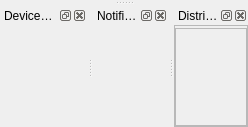
<?xml version="1.0" encoding="UTF-8"?>
<ui version="4.0">
 <class>CCockpitInfoAreaComponent</class>
 <widget class="QMainWindow" name="CCockpitInfoAreaComponent">
  <property name="geometry">
   <rect>
    <x>0</x>
    <y>0</y>
    <width>248</width>
    <height>123</height>
   </rect>
  </property>
  <property name="sizePolicy">
   <sizepolicy hsizetype="Preferred" vsizetype="Preferred">
    <horstretch>0</horstretch>
    <verstretch>0</verstretch>
   </sizepolicy>
  </property>
  <property name="windowTitle">
   <string>Cockpit info area</string>
  </property>
  <property name="animated">
   <bool>false</bool>
  </property>
  <property name="documentMode">
   <bool>false</bool>
  </property>
  <property name="dockOptions">
   <set>QMainWindow::AllowTabbedDocks|QMainWindow::ForceTabbedDocks</set>
  </property>
  <widget class="QWidget" name="qw_CockpitInfoAreaComComponentUsedAsPadding">
   <property name="minimumSize">
    <size>
     <width>0</width>
     <height>0</height>
    </size>
   </property>
   <property name="maximumSize">
    <size>
     <width>0</width>
     <height>3</height>
    </size>
   </property>
  </widget>
  <widget class="swift::gui::CDockWidgetInfoArea" name="dwp_DeviceVolume">
   <property name="floating">
    <bool>false</bool>
   </property>
   <property name="features">
    <set>QDockWidget::DockWidgetClosable|QDockWidget::DockWidgetFloatable</set>
   </property>
   <property name="allowedAreas">
    <set>Qt::BottomDockWidgetArea</set>
   </property>
   <property name="windowTitle">
    <string>Devices and volumes</string>
   </property>
   <attribute name="dockWidgetArea">
    <number>8</number>
   </attribute>
   <widget class="QWidget" name="qw_DeviceVolumeOuter">
    <layout class="QVBoxLayout" name="vl_CockpitVoiceRoomsOuter">
     <property name="spacing">
      <number>0</number>
     </property>
     <property name="leftMargin">
      <number>0</number>
     </property>
     <property name="topMargin">
      <number>0</number>
     </property>
     <property name="rightMargin">
      <number>0</number>
     </property>
     <property name="bottomMargin">
      <number>0</number>
     </property>
     <item>
      <widget class="QFrame" name="fr_DeviceVolumeInner">
       <property name="frameShape">
        <enum>QFrame::NoFrame</enum>
       </property>
       <property name="frameShadow">
        <enum>QFrame::Plain</enum>
       </property>
       <property name="lineWidth">
        <number>0</number>
       </property>
       <layout class="QVBoxLayout" name="vl_CockpitVOiceRoomsInner">
        <property name="spacing">
         <number>0</number>
        </property>
        <property name="leftMargin">
         <number>0</number>
        </property>
        <property name="topMargin">
         <number>2</number>
        </property>
        <property name="rightMargin">
         <number>0</number>
        </property>
        <property name="bottomMargin">
         <number>0</number>
        </property>
        <item>
         <widget class="QScrollArea" name="sa_DeviceVolume">
          <property name="frameShape">
           <enum>QFrame::NoFrame</enum>
          </property>
          <property name="horizontalScrollBarPolicy">
           <enum>Qt::ScrollBarAlwaysOff</enum>
          </property>
          <property name="widgetResizable">
           <bool>true</bool>
          </property>
          <widget class="QWidget" name="sa_DeviceVolumeContents">
           <property name="geometry">
            <rect>
             <x>0</x>
             <y>0</y>
             <width>320</width>
             <height>430</height>
            </rect>
           </property>
           <layout class="QVBoxLayout" name="vl_DeviceVolumeScrollContents">
            <property name="spacing">
             <number>0</number>
            </property>
            <property name="leftMargin">
             <number>0</number>
            </property>
            <property name="topMargin">
             <number>0</number>
            </property>
            <property name="rightMargin">
             <number>0</number>
            </property>
            <property name="bottomMargin">
             <number>0</number>
            </property>
            <item>
             <widget class="swift::gui::components::CAudioDeviceVolumeSetupComponent" name="comp_DeviceVolume"/>
            </item>
           </layout>
          </widget>
         </widget>
        </item>
       </layout>
      </widget>
     </item>
    </layout>
   </widget>
  </widget>
  <widget class="swift::gui::CDockWidgetInfoArea" name="dwp_AudioNotificaton">
   <property name="floating">
    <bool>false</bool>
   </property>
   <property name="features">
    <set>QDockWidget::DockWidgetClosable|QDockWidget::DockWidgetFloatable</set>
   </property>
   <property name="allowedAreas">
    <set>Qt::BottomDockWidgetArea</set>
   </property>
   <property name="windowTitle">
    <string>Notifications</string>
   </property>
   <attribute name="dockWidgetArea">
    <number>8</number>
   </attribute>
   <widget class="QWidget" name="qw_AudioNotificatonOuter">
    <layout class="QVBoxLayout" name="vl_AudioOuter">
     <property name="spacing">
      <number>0</number>
     </property>
     <property name="leftMargin">
      <number>0</number>
     </property>
     <property name="topMargin">
      <number>0</number>
     </property>
     <property name="rightMargin">
      <number>0</number>
     </property>
     <property name="bottomMargin">
      <number>0</number>
     </property>
     <item>
      <widget class="QFrame" name="fr_AudioNotificatonInner">
       <property name="frameShape">
        <enum>QFrame::NoFrame</enum>
       </property>
       <property name="frameShadow">
        <enum>QFrame::Plain</enum>
       </property>
       <property name="lineWidth">
        <number>0</number>
       </property>
       <layout class="QVBoxLayout" name="vl_AudioInner">
        <property name="spacing">
         <number>0</number>
        </property>
        <property name="leftMargin">
         <number>0</number>
        </property>
        <property name="topMargin">
         <number>2</number>
        </property>
        <property name="rightMargin">
         <number>0</number>
        </property>
        <property name="bottomMargin">
         <number>0</number>
        </property>
        <item>
         <widget class="swift::gui::components::CAudioNotificationComponent" name="comp_AudioNotificaton">
          <property name="minimumSize">
           <size>
            <width>0</width>
            <height>100</height>
           </size>
          </property>
          <property name="frameShadow">
           <enum>QFrame::Sunken</enum>
          </property>
         </widget>
        </item>
       </layout>
      </widget>
     </item>
    </layout>
   </widget>
  </widget>
  <widget class="swift::gui::CDockWidgetInfoArea" name="dwp_AudioAdv">
   <property name="allowedAreas">
    <set>Qt::BottomDockWidgetArea</set>
   </property>
   <property name="windowTitle">
    <string>Distributed audio</string>
   </property>
   <attribute name="dockWidgetArea">
    <number>8</number>
   </attribute>
   <widget class="QWidget" name="qw_AudioAdvOuter">
    <layout class="QVBoxLayout" name="vl_AudioAdvOuter">
     <property name="leftMargin">
      <number>0</number>
     </property>
     <property name="topMargin">
      <number>0</number>
     </property>
     <property name="rightMargin">
      <number>0</number>
     </property>
     <property name="bottomMargin">
      <number>0</number>
     </property>
     <item>
      <widget class="QFrame" name="fr_AudioAdvInner">
       <property name="frameShape">
        <enum>QFrame::StyledPanel</enum>
       </property>
       <property name="frameShadow">
        <enum>QFrame::Raised</enum>
       </property>
       <layout class="QVBoxLayout" name="vl_AudioAdvInner">
        <property name="leftMargin">
         <number>0</number>
        </property>
        <property name="topMargin">
         <number>2</number>
        </property>
        <property name="rightMargin">
         <number>0</number>
        </property>
        <property name="bottomMargin">
         <number>0</number>
        </property>
        <item>
         <widget class="swift::gui::components::CAudioAdvancedDistributedComponent" name="comp_AudioAdv">
          <property name="frameShape">
           <enum>QFrame::StyledPanel</enum>
          </property>
          <property name="frameShadow">
           <enum>QFrame::Raised</enum>
          </property>
         </widget>
        </item>
       </layout>
      </widget>
     </item>
    </layout>
   </widget>
  </widget>
 </widget>
 <customwidgets>
  <customwidget>
   <class>swift::gui::components::CAudioNotificationComponent</class>
   <extends>QFrame</extends>
   <header>gui/components/audionotificationcomponent.h</header>
   <container>1</container>
  </customwidget>
  <customwidget>
   <class>swift::gui::CDockWidgetInfoArea</class>
   <extends>QDockWidget</extends>
   <header>gui/dockwidgetinfoarea.h</header>
   <container>1</container>
  </customwidget>
  <customwidget>
   <class>swift::gui::components::CAudioDeviceVolumeSetupComponent</class>
   <extends>QFrame</extends>
   <header>gui/components/audiodevicevolumesetupcomponent.h</header>
   <container>1</container>
  </customwidget>
  <customwidget>
   <class>swift::gui::components::CAudioAdvancedDistributedComponent</class>
   <extends>QFrame</extends>
   <header>gui/components/audioadvanceddistributedcomponent.h</header>
   <container>1</container>
  </customwidget>
 </customwidgets>
 <resources/>
 <connections/>
</ui>
